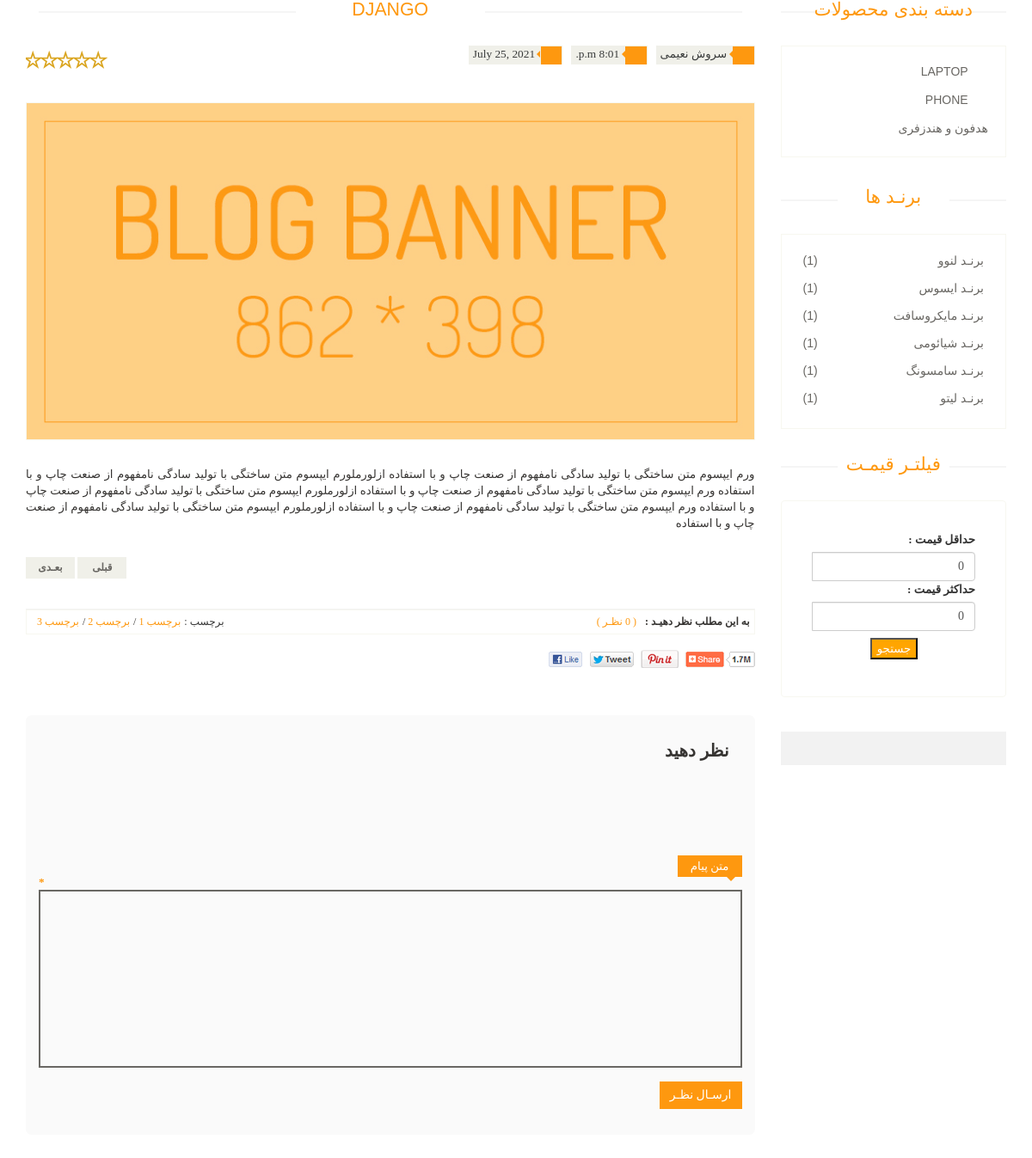
The app's page /blog/blog-detail/1 with its own data.
### shop_blog/models.py (models this page shows, shortened)
class Blog(models.Model):
    author = models.ForeignKey(UserAccount, on_delete=models.CASCADE, default=None)
    title = models.CharField(max_length=255)
    text = models.TextField()
    image = models.ImageField(upload_to='blog')
    create_on = models.DateTimeField(auto_now_add=True)
    def get_first_half_text(self):
        return self.text[0:500]
    def get_second_half_text(self):
        return self.text[501:1000]

### shop_account/models.py (models this page shows, shortened)
class UserAccount(AbstractBaseUser):
    email = models.EmailField(max_length=255, unique=True)
    name = models.CharField(max_length=255)
    is_active = models.BooleanField(default=True)
    is_staff = models.BooleanField(default=False)
    objects = UserAccountManager()
    USERNAME_FIELD = 'email'
    REQUIRED_FIELDS = ['name']

### shop_product/models.py (models this page shows, shortened)
class Category(models.Model):
    parent = models.ForeignKey('self', on_delete=models.SET_NULL, related_name='childern', default=None, null=True,
                               blank=True)
    title = models.CharField(max_length=50)
    slug = models.SlugField(max_length=50)

class Brand(models.Model):
    title = models.CharField(max_length=80)
    slug = models.CharField(max_length=50, unique=True)

### shop_blog/views.py (the view)
# urls.py: path('blog-detail/<int:id>', views.blog_detail),
def blog_detail(request, id):
    try:
        blog = Blog.objects.get(id=id)
    except:
        return redirect('/404')
    prev = blog.id - 1
    if prev == 0:
        prev = 1
    next = blog.id + 1
    list_blog = Blog.objects.all()
    if next > list_blog.count():
        next = blog.id
    categories = Category.objects.all()
    brands = Brand.objects.all()
    form = RateBlogForm()
    comment_form = CommentForm()
    comment = Comment.objects.all().order_by('-id')
    context = {
        'blog': blog,
        'categories': categories,
        'brands': brands,
        'prev': prev,
        'next': next,
        'form': form,
        'comment_form': comment_form,
        'comment': comment,
    }
    return render(request, 'blog/blog-detail.html', context)

### shop_blog/models.py
class RateBlogForm(forms.ModelForm):
    class Meta:
        model = RateBlog
        fields = ['rate']

class CommentForm(forms.ModelForm):
    class Meta:
        model = Comment
        fields = ['comment']

### shop_blog/templates/blog/blog-detail.html (shortened to what this page needs)
{% extends 'shared/_MainLayout.html' %}
{% load static %}
{% block content %}
    <section>
        <div class="container">
            <div class="row">
                <div class="col-sm-9">
                    <div class="blog-post-area">
                        <h2 class="title text-center">{{ blog.title }}</h2>
                        <div class="single-blog-post">
                            <div class="post-meta">
                                <ul>
                                    <li><i class="fa fa-user"></i>{{ blog.author.name }}</li>
                                    <li><i class="fa fa-clock-o"></i>{{ blog.create_on.time }}</li>
                                    <li><i class="fa fa-calendar"></i>{{ blog.create_on.date }}</li>
                                </ul>
                                <form action="/blog/rate/{{ blog.id }}" method="POST">
                                    <span class="rating"
                                          style="display: flex; flex-direction: row">
                                                           style="display: none" onsubmit="this.value"><label
                                            for="5">&star;</label>
                                                           style="display: none" onchange="this.form.submit();"><label
                                            for="4">&star;</label>
                                                           style="display: none" onchange="this.form.submit();"><label
                                            for="3">&star;</label>
                                                           style="display: none" onchange="this.form.submit();"><label
                                            for="2">&star;</label>
                                                           style="display: none" onchange="this.form.submit();"><label
                                            for="1">&star;</label>
                                                </span>
                                </form>
                            </div>
                            <a href="">
                                <img src="{{ blog.image.url }}" alt="">
                            </a>
                            <p>{{ blog.get_first_half_text }}</p>
                            <div class="pager-area">
                                <ul class="pager pull-left">
                                    <li><a href="/blog/blog-detail/{{ prev }}">قبلی</a></li>
                                    <li><a href="/blog/blog-detail/{{ next }}">بعـدی</a></li>
                                </ul>
                            </div>
                        </div>
                    </div>
                    <div class="rating-area">
                        <ul class="ratings">
                            <li class="rate-this">به این مطلب نظر دهیـد :</li>
                            <li class="color">( {{ comment.count }} نظـر )</li>
                        </ul>
                        <ul class="tag">
                            <li>برچسب :</li>
                            <li><a class="color" href="">برچسب 1 <span>/</span></a></li>
                            <li><a class="color" href="">برچسب 2 <span>/</span></a></li>
                            <li><a class="color" href="">برچسب 3</a></li>
                        </ul>
                    </div>
                    <div class="socials-share">
                        <a href=""><img src="images/blog/socials.png" alt=""></a>
                    </div>
                    <div class="replay-box">
                        <h2>نظر دهید</h2>
                        <div class="row">
                            <form action="/blog/comment/{{ blog.id }}" method="POST">
                                <div class="col-sm">
                                    <div class="text-area">
                                        <div class="blank-arrow">
                                            <label>متن پیام</label>
                                        </div>
                                        <span>*</span>
                                        <textarea name="comment" rows="10" style="border: 2px solid;"></textarea>
                                        <button type="submit" class="btn btn-primary">ارسـال نظـر</button>
                                    </div>
                                </div>
                            </form>
                        </div>
                    </div>
                </div>
                {% include 'product/component-category.html' %}
            </div>
        </div>
    </section>
{% endblock %}

### shop_product/templates/product/component-category.html (shortened to what this page needs)
{% load static %}
<div class="col-sm-3">
    <div class="left-sidebar">
        <h2>دسته بندی محصولات</h2>
        <div class="panel-group category-products" id="accordian">
            {% for category in categories %}
                {% if category.parent == None and category.childern.all %}
                    <div class="panel panel-default">
                        <div class="panel-heading">
                            <h4 class="panel-title">
                                <a data-toggle="collapse" data-parent="#accordian"
                                   href="#{{ category.id }}">
                                    <span class="badge pull-right"><i class="fa fa-plus"></i></span>
                                    {{ category.title }}
                                </a>
                            </h4>
                        </div>
                    </div>
                {% elif category.parent == None %}
                    <div class="panel panel-default">
                        <div class="panel-heading">
                            <h4 class="panel-title"><a
                                    href="/products/category_product/{{ category.slug }}">{{ category.title }}</a>
                            </h4>
                        </div>
                    </div>
                {% endif %}
            {% endfor %}
        </div>
        <div class="brands_products">
            <h2>برنـد ها</h2>
            <div class="brands-name">
                <ul class="nav nav-pills nav-stacked">
                    {% for brand in brands %}
                        <li><a href="/products/brand_category_product/{{ brand.slug }}"> <span
                                class="pull-left">({{ brand.brand_product.count }})</span>برنـد {{ brand.title }}</a>
                        </li>
                    {% endfor %}
                </ul>
            </div>
        </div>
        <div class="price-range">
            <h2>فیلتـر قیمـت</h2>
            <div class="well">
                <form action="/products/filter_price" method="get">
                    <div class="input-group">
                        <label for="min">حداقل قیمت :</label>
                        <input type="number" class="form-control" id="min" name="min_price" value="0">
                    </div>
                    <div class="input-group">
                        <label for="mac">حداکثر قیمت :</label>
                        <input type="number" class="form-control" id="mac" name="max_price" value="0">
                    </div>
                    <button type="submit" style="background-color: orange; color: white;margin: 8px 35%">جستجو</button>
                </form>
            </div>
        </div>
        <div class="shipping text-center">
        </div>
    </div>
</div>

### shop_blog/templates/blog/blog-detail.html (style rules this page uses)
.rating { display: flex; flex-direction: row; }
.rating > label { position: relative; width: 19px; font-size: 25px; color: goldenrod; cursor: pointer }
.rating > label::before { content: "\2605"; position: absolute; opacity: 0 }

### records on screen
Blog: title "DJANGO", author.name "سروش نعیمی", create_on.time "8:01 p.m.", create_on "July 25, 2021", image (picture), get_first_half_text "ورم ایپسوم متن ساختگی با تولید سادگی نامفهوم از صنعت چاپ و با استفاده ازلورملورم ایپسوم متن ساختگی با تولید سادگی نامفهوم از صنعت چاپ و با استفاده ورم ایپسوم متن ساختگی با تولید سادگی نامفهوم از صنعت چاپ و با استفاده ازلورملورم ایپسوم متن ساختگی با تولید سادگی نامفهوم از صنعت چاپ و با استفاده ورم ایپسوم متن ساختگی با تولید سادگی نامفهوم از صنعت چاپ و با استفاده ازلورملورم ایپسوم متن ساختگی با تولید سادگی نامفهوم از صنعت چاپ و با استفاده"
Category: title "LAPTOP"
Category: title "PHONE"
Category: title "هدفون و هندزفری"
Brand: brand_product.count "1", title "لنوو"
Brand: brand_product.count "1", title "ایسوس"
Brand: brand_product.count "1", title "مایکروسافت"
Brand: brand_product.count "1", title "شیائومی"
Brand: brand_product.count "1", title "سامسونگ"
Brand: brand_product.count "1", title "لیتو"
